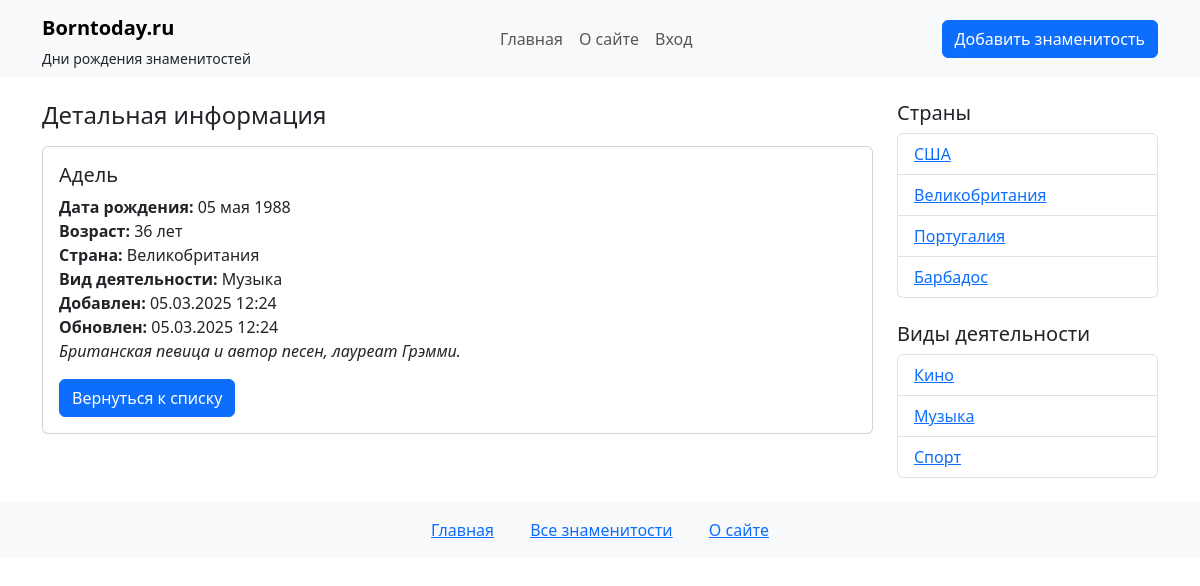
The app's page /person/adel/ with its own data.
### star/models.py (models this page shows, shortened)
class Star(models.Model):
    name = models.CharField(max_length=100, verbose_name="Имя")  # Имя звезды
    slug = models.SlugField(max_length=255, unique=True, db_index=True, verbose_name="URL")
    country = models.ForeignKey(Country, on_delete=models.CASCADE, related_name='stars', verbose_name="Страна")
    categories = models.ManyToManyField(Category, related_name='stars', verbose_name="Категории")
    birth_date = models.DateField(verbose_name="Дата рождения")  # Дата рождения
    content = models.TextField(verbose_name="Описание")  # Описание звезды
    photo = models.ImageField(upload_to='photos/%Y/%m/%d/', blank=True, null=True, verbose_name="Фотография")
    is_published = models.BooleanField(default=True, verbose_name="Опубликовано")  # Флаг публикации
    time_create = models.DateTimeField(auto_now_add=True,
                                          verbose_name="Время создания")  # Дата создания (автоматически)
    time_update = models.DateTimeField(auto_now=True, verbose_name="Время изменения")
    def get_age(self):
        today = date.today()
        age = today.year - self.birth_date.year
        if (today.month, today.day) < (self.birth_date.month, self.birth_date.day):
            age -= 1
        return age
    class Meta:
        verbose_name = 'Знаменитость'
        verbose_name_plural = 'Знаменитости'
        ordering = ['-time_create']  # Сортировка по убыванию времени создания
        indexes = [
            models.Index(fields=['-time_create']),  # Индекс для повышения производительности
        ]

class Country(models.Model):
   name = models.CharField(max_length=100)  # Название страны
   slug = models.SlugField(max_length=255, unique=True, blank=True, db_index=True, verbose_name="URL")

class Category(models.Model):
   title = models.CharField(max_length=100)  # Название категории
   slug = models.SlugField(max_length=255, unique=True, blank=True, db_index=True, verbose_name="URL")

### star/views.py (the view)
# urls.py: path('person/<slug:slug>/', views.star_detail, name='star_detail'), # Детальная страница по slug
def star_detail(request, slug):
    star = get_object_or_404(Star, slug=slug, is_published=True)
    countries = Country.objects.all()
    categories = Category.objects.all()
    context = {
        'star': star,
        'star_countries': countries,
        'star_categories': categories,
    }
    return render(request, 'star/star-detail.html', context)

### star/templates/star/star-detail.html (shortened to what this page needs)
{% extends 'star/base.html' %}
{% block content %}
<h4 class="mb-3">Детальная информация</h4>
<div class="card">
  <div class="card-body">
    <h5 class="card-title">{{ star.name }}</h5>
    <p class="card-text">
      <strong>Дата рождения:</strong> {{ star.birth_date|date:"d E Y" }}<br>
      <strong>Возраст:</strong> {{ star.get_age }} лет<br>
      <strong>Страна:</strong> {{ star.country.name }}<br>
      <strong>Вид деятельности:</strong>
      {% for category in star.categories.all %}
        {{ category.title }}{% if not forloop.last %}, {% endif %}
      {% endfor %}<br>
      <strong>Добавлен:</strong> {{ star.time_create|date:"d.m.Y H:i" }}<br>
      <strong>Обновлен:</strong> {{ star.time_update|date:"d.m.Y H:i" }}<br>
      <em>{{ star.content }}</em>
    </p>
    <a href="{% url 'star_index' %}" class="btn btn-primary">Вернуться к списку</a>
  </div>
</div>
{% endblock %}

### star/templates/star/sidebar.html
<div class="col-md-3">
 <h5>Страны</h5>
 <ul class="list-group mb-4">
   {% for country in star_countries %}
   <li class="list-group-item">
     <a href="{% url 'stars_by_country' country.slug %}">{{country.name}}</a>
   </li>
   {% endfor %}
 </ul>
 <h5>Виды деятельности</h5>
 <ul class="list-group">
   {% for cat in star_categories %}
   <li class="list-group-item">
     <a href="{% url 'stars_by_category' cat.slug %}">{{ cat.title }}</a>
   </li>
   {% endfor %}
 </ul>
</div>

### records on screen
Star: name "Адель", birth_date "05 мая 1988", get_age "36", country.name "Великобритания", time_create "05.03.2025 12:24", time_update "05.03.2025 12:24", content "Британская певица и автор песен, лауреат Грэмми."
Category: title "Музыка"
Country: name "США"
Country: name "Великобритания"
Country: name "Португалия"
Country: name "Барбадос"
Category: title "Кино"
Category: title "Спорт"
